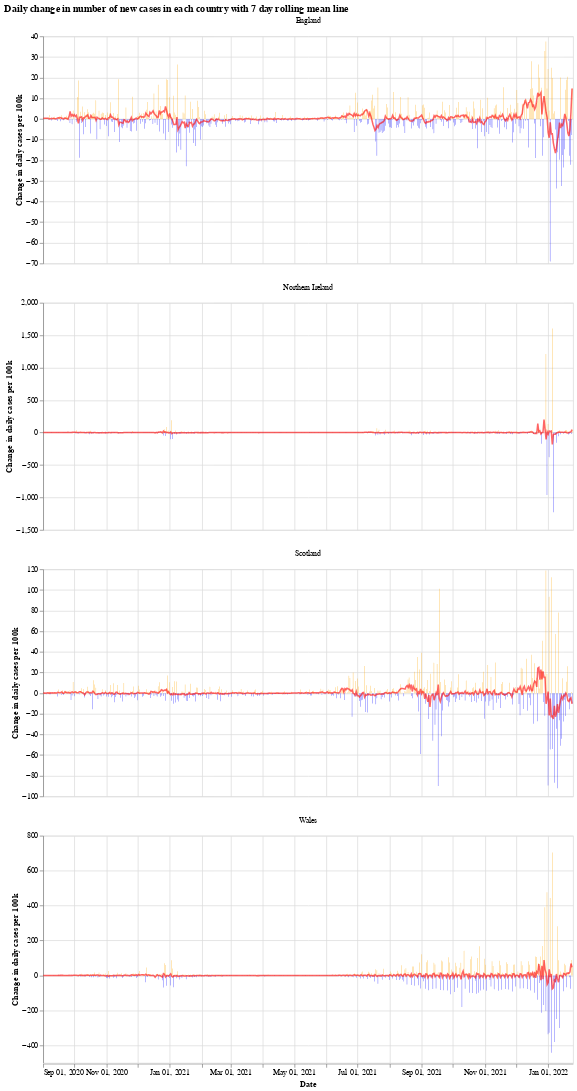

Write notebook code for a chart like this one.
### Markdown cell above
We will use the Python library `Altair` for visualising the data, see the [altair docs](https://altair-viz.github.io/) for more information.

First we have a graph which shows the daily change in the number of new cases for each country. This number jumps up and down all over the place, which is likely due to delay in reporting of new cases over the weekend. Another interesting thing is that it looks like the daily cases in Wales experienced a much shorter period of calm over the summer (calm in the sense of daily cases not jumping up and down).

The orange bars are days when the number of new cases (per 100k population) was more than the previous day, while the blue are days when the number of new cases dropped. The red line is the 7 day moving average. 

When the moving average line is below 0, it means that there is a consistent drop in new cases. We can see this clearly happening around the times that lockdowns were introduced (though, to varying degrees). I will update the graphs soon with a marker of when each lockdown started.

### Code cell
# collapse
import altair as alt

bars = alt.Chart(uk_cases).mark_bar().encode(
    x=alt.X("yearmonthdate(date):T", axis=alt.Axis(title='Date')),
    y=alt.Y("casesChangeRate:Q", axis=alt.Axis(title='Change in daily cases per 100k')),
    tooltip='casesChange',
    color=alt.condition(
        alt.datum.casesChangeRate > 0,
        alt.value("orange"),  # The positive color
        alt.value("blue")  # The negative color
    )
).properties(title='Daily change in number of new cases with 7 day rolling mean',width=700).interactive()

line = alt.Chart(uk_cases).mark_line(
    color='red',
    size=2,
    opacity=0.6
).transform_window(
    rolling_mean='mean(casesChangeRate)',
    frame=[0, 7],
    groupby=['areaName']
).encode(
    x='yearmonthdate(date):T',
    y='rolling_mean:Q'
)

alt.layer(bars, line, data=uk_cases).facet(alt.Column(
    'areaName', title=''), columns=1).resolve_scale(y='independent').properties(title='Daily change in number of new cases in each country with 7 day rolling mean line')

### Figure 1 — Vega-Lite specification as saved in the notebook (floating-point values rounded to 4 significant figures; data arrays with more than 128 entries replaced by an {"elided": "..."} marker saying what was removed)
{"config": {"view": {"continuousWidth": 400, "continuousHeight": 300}}, "data": {"name": "data-8d688f8c52a0b2d2480ad596b0ddcfbd"}, "facet": {"type": "nominal", "field": "areaName", "title": ""}, "spec": {"layer": [{"mark": "bar", "encoding": {"color": {"condition": {"value": "orange", "test": "(datum.casesChangeRate > 0)"}, "value": "blue"}, "tooltip": {"type": "quantitative", "field": "casesChange"}, "x": {"type": "temporal", "axis": {"title": "Date"}, "field": "date", "timeUnit": "yearmonthdate"}, "y": {"type": "quantitative", "axis": {"title": "Change in daily cases per 100k"}, "field": "casesChangeRate"}}, "selection": {"selector001": {"type": "interval", "bind": "scales", "encodings": ["x", "y"]}}, "title": "Daily change in number of new cases with 7 day rolling mean", "width": 700}, {"mark": {"type": "line", "color": "red", "opacity": 0.6, "size": 2}, "encoding": {"x": {"type": "temporal", "field": "date", "timeUnit": "yearmonthdate"}, "y": {"type": "quantitative", "field": "rolling_mean"}}, "transform": [{"window": [{"op": "mean", "field": "casesChangeRate", "as": "rolling_mean"}], "frame": [0, 7], "groupby": ["areaName"]}]}]}, "columns": 1, "resolve": {"scale": {"y": "independent"}}, "title": "Daily change in number of new cases in each country with 7 day rolling mean line", "$schema": "https://vega.github.io/schema/vega-lite/v4.8.1.json", "datasets": {"data-8d688f8c52a0b2d2480ad596b0ddcfbd": {"elided": "2044 records"}}}
